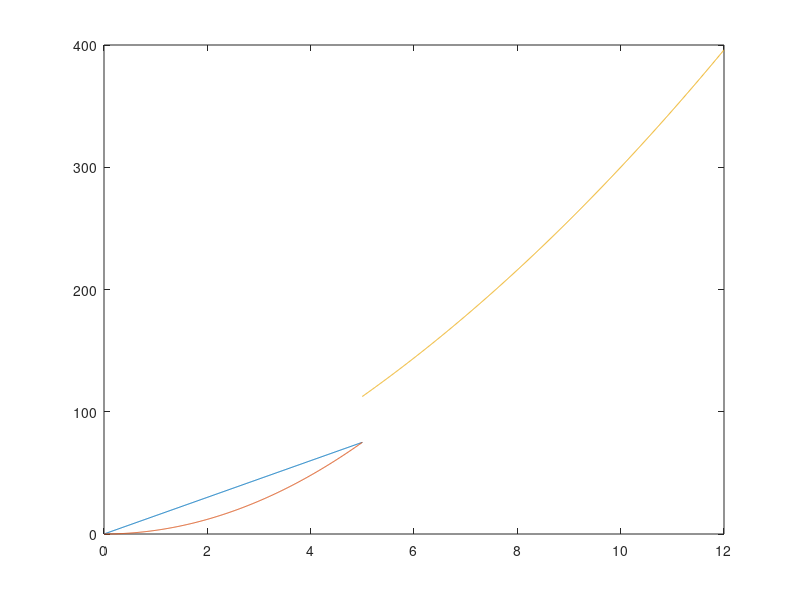

This figure's MATLAB source:
%3 1.
t=[3 -15 0];
roots(t)

% 2.
x=[0:0.01:12];
ypolice=3*x.^2;
ycar=15*x;
plot(x,ypolice,x,ycar,'g'),title('distance of car and police')

% 3.
x=[0:0.01:12];
ypolice=3*x.^2;
ycar=15*x;
plot(x,ypolice,x,ycar,'g'),title('distance of car and police');
xlabel('Time travelled');
ylabel('Distance')

% 4.
x=[0:0.01:5];
ycar1=15.*x;
ypolice=3*x.^2;
t=[5:0.01:12];
ypolice=3*x.^2;
tcar=15*t+((1./2).*3.*t.^2);
plot(x,ycar1,x,ypolice,t,tcar)


